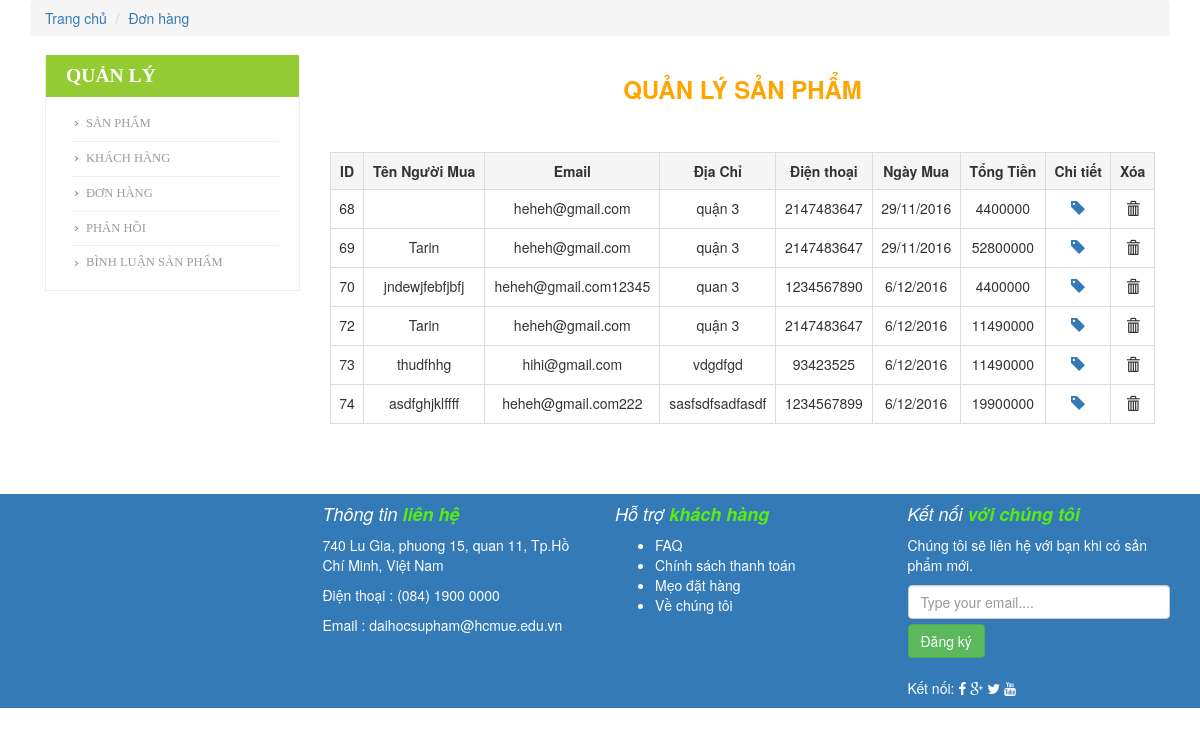
The app's page /view/bill.php with its own data.
### tables this page shows
CREATE TABLE `orders` (
  `idOther` int(11) UNSIGNED NOT NULL,
  `fullname` varchar(30) DEFAULT NULL,
  `email` varchar(255) DEFAULT NULL,
  `phone` int(11) DEFAULT NULL,
  `address` varchar(255) DEFAULT NULL,
  `date_buy` varchar(20) DEFAULT NULL,
  `total` int(11) NOT NULL,
  `is_customer` varchar(45) DEFAULT NULL,
  `is_pay` varchar(45) DEFAULT NULL
);

### view/bill.php (the view, shortened to what this page needs)
<!DOCTYPE html>
<html lang="en">
<head>
  <link href="../css/bootstrap.min.css" rel="stylesheet">
  <link rel="stylesheet" href="../css/font-awesome.min.css">
  <link href="../css/heroic-features.css" rel="stylesheet">
  <link href="../css/register.css" rel="stylesheet">
</head>
<body>
  <?php include '../libs/connect.php' ?>
  <div class="container">
    <ol class="breadcrumb">
      <li><a href="index.php">Trang chủ</a></li>
      <li><a href="#">Đơn hàng</a></li>
    </ol>
  </div>
  <div class="container">
    <div class="col-md-3">
      <div class="categories">
        <ul>
          <h3>QUẢN LÝ</h3>
          <li><a href="adcategory.php">Sản phẩm</a></li>
          <li><a href="adcustomer.php">Khách hàng</a></li>
          <li><a href="bill.php">Đơn hàng</a></li>
          <li><a href="contact.php">Phản hồi</a></li>
          <li><a href="comment.php">Bình luận sản phẩm</a></li>
        </ul>
      </div>
    </div>
    <div class="col-md-9">
      <h3 style="text-align:center;font-weight:bold;color:orange">QUẢN LÝ SẢN PHẨM</h3>
      <br>
      <br>
      <table class="table table-bordered">
        <tr>
          <th class="active" style="text-align:center">ID</th>
          <th class="active" style="text-align:center">Tên Người Mua</th>
          <th class="active" style="text-align:center">Email</th>
          <th class="active" style="text-align:center">Địa Chỉ</th>
          <th class="active" style="text-align:center">Điện thoại</th>
          <th class="active" style="text-align:center">Ngày Mua</th>
          <th class="active" style="text-align:center">Tổng Tiền</th>
          <th class="active" style="text-align:center">Chi tiết</th>
          <th class="active" style="text-align:center">Xóa</th>
        </tr>
        <?php
        $sql = "SELECT * FROM orders";
        $conn->set_charset("utf8");
        $query = mysqli_query($conn, $sql);
        $result = mysqli_num_rows($query);
        if ($result > 0) {
          while ($row = mysqli_fetch_assoc($query)) {
            echo "<tr>";
            echo "<td>" . $row['idOther'] . "</td>";
            echo "<td>" . $row['fullname'] . "</td>";
            echo "<td>" . $row['email'] . "</td>";
            echo "<td>" . $row['address'] . "</td>";
            echo "<td>" . $row['phone'] . "</td>";
            echo "<td>" . $row['date_buy'] . "</td>";
            echo "<td>" . $row['total'] . "</td>";
            echo "<td>" . "<a href = 'detailorder.php?id=$row[idOther]'><span class='glyphicon glyphicon-tag'></span></a>" . "</td>";
            echo "<td><button name='delete"  . $row['idOther'] . "' onclick='myFunction(" . $row['idOther'] . ");' style='border:none;background-color:#ffffff'><span class='glyphicon glyphicon-trash'></span></button></td>";
            echo "</tr>";
          }
        } else
          echo "false";
        ?>
      </table>
    </div>
  </div>
  <?php include '../src/footer.php' ?>
</body>
</html>

### css/heroic-features.css (style rules this page uses)
.container { min-width: 20em; }
.categories { border:1px solid #EEE; }
.categories h3 { font-size:1.4em; font-weight: 600; color:#FFF; padding:10px 11px 10px 20px; margin-left: -40px; margin-top: -2px; background: #94CB32; text-transform:uppercase; font-family: 'ambleregular'; }
.categories ul { list-style: none; }
.categories ul li { margin-left: -35px; }
.categories li a { text-decoration: none; display:block; font-size:0.9em; padding:8px 15px; color: #9C9C9C; font-family: 'ambleregular'; margin:0 20px; background:url(../img/drop_arrow.png) no-repeat 0; border-bottom: 1px solid #EEE; text-transform:uppercase; }
.categories li:last-child a { border:none; }

### view/bill.php (style rules this page uses)
table, tr, td { border: 1px solid gray; border-collapse: collapse; text-align: center; }

### records on screen
orders: idOther "68", email "heheh@gmail.com", address "quận 3", phone "2147483647", date_buy "29/11/2016", total "4400000"
orders: idOther "69", fullname "Tarin", email "heheh@gmail.com", address "quận 3", phone "2147483647", date_buy "29/11/2016", total "52800000"
orders: idOther "70", fullname "jndewjfebfjbfj", email "heheh@gmail.com12345", address "quan 3", phone "1234567890", date_buy "6/12/2016", total "4400000"
orders: idOther "72", fullname "Tarin", email "heheh@gmail.com", address "quận 3", phone "2147483647", date_buy "6/12/2016", total "11490000"
orders: idOther "73", fullname "thudfhhg", email "hihi@gmail.com", address "vdgdfgd", phone "93423525", date_buy "6/12/2016", total "11490000"
orders: idOther "74", fullname "asdfghjklffff", email "heheh@gmail.com222", address "sasfsdfsadfasdf", phone "1234567899", date_buy "6/12/2016", total "19900000"
